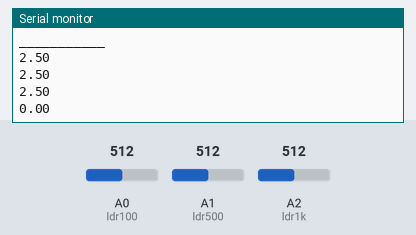
The sketch below on a simulated Arduino Uno, built with avr-gcc and run on an emulated ATmega328P. Parts: the last lines printed to the serial monitor. The inputs (shaded band) are chosen by the test bench; at power-on: A2 (ldr1k) = 512, A0 (ldr100) = 512, A1 (ldr500) = 512.

Above: at 1.8 s.
1.9 s: A2 (ldr1k) set to 716
At 2.8 s:
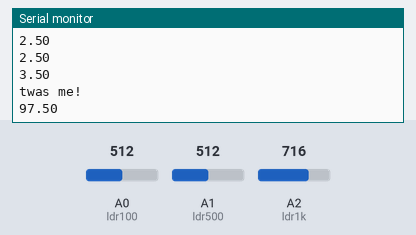
4.5 s: A0 (ldr100) set to 122
At 5.8 s:
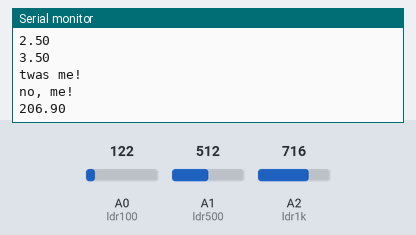
7.5 s: A1 (ldr500) set to 306
9.0 s: A2 (ldr1k) set to 900
10.5 s: A0 (ldr100) set to 0
At 11.8 s:
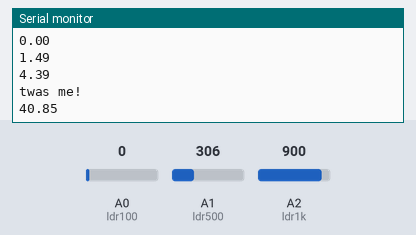
12.0 s: A1 (ldr500) set to 1023
Timing chart, 0 to 14.5 s (numbered marks = the images above; inputs shaded):
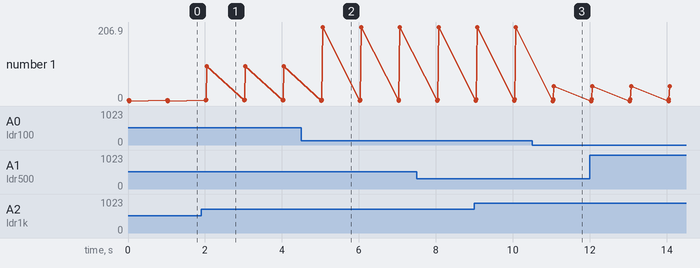

Measured:
- after the input at 1.9 s, the serial monitor: prints a new line after 0.13 s (image 1)
- after the input at 4.5 s, the serial monitor: prints a new line after 0.52 s (image 2)
- after the input at 10.5 s, the serial monitor: prints a new line after 0.54 s (image 3)
- plotted number 1: 0 → 97.5 after the input at 1.9 s, 97.5 → 206.9 after the input at 4.5 s, 206.9 → 40.85 after the input at 10.5 s

The sketch:

lightsensor.ino
```cpp
int ldr100 = A0;
int ldr500 = A1;
int ldr1k = A2;

float ldr100val;
float ldr500val;
float ldr1kval;

float irradiance;

void setup()
{
    Serial.begin(9600);
    pinMode(ldr100, INPUT);
    pinMode(ldr500, INPUT);
    pinMode(ldr1k, INPUT);
}

void loop()
{
    ldr100val = analogRead(ldr100)/204.8;
    ldr500val = analogRead(ldr500)/204.8;
    ldr1kval = analogRead(ldr1k)/204.8;

    Serial.println("___________");
    Serial.println(ldr100val);
    Serial.println(ldr500val);
    Serial.println(ldr1kval);

    //I know this code looks ugly, sorry :(
    if(2.75 < ldr1kval && ldr1kval < 4.76)
    {
        irradiance = G1(ldr1kval);
        Serial.println("twas me!");
    }

    if(0.38<ldr100val&&ldr100val<0.61)
    {
        irradiance = G2(ldr100val);
        Serial.println("no, me!");
    }
    else if (0.32<ldr100val&&ldr100val<0.39)
    {
        irradiance = G3(ldr100val);
        Serial.println("youre mistaken, it was me!");
    }
    else if (0.29<ldr100val&&ldr100val<0.33)
    {
        irradiance = G4(ldr100val);
        Serial.println("pakyu tangina ako yun");
    }

    if (0.37<ldr500val&&ldr500val<0.42)
    {
        irradiance = G5(ldr500val);
        Serial.println("bobo");
    }

    Serial.println(irradiance);

    delay(1000);
}

//Based on the research paper "Low-Cost Solar Irradiance Meter using LDR Sensors"
float G1(float v)
{
    return 47.52*pow(v,2)-438.01*v+1048;
}

float G2(float v)
{
    return 5512.4*pow(v,2)-6302.7*v+2005.3;
}

float G3(float v)
{
    return 19312*pow(v,2)-16897*v+4049.3;
}

float G4(float v)
{
    return 44630*pow(v,2)-32792*v+6553.5;
}

float G5(float v)
{
    return 47767*pow(v,2)-41939*v+9999.7;
}
```
